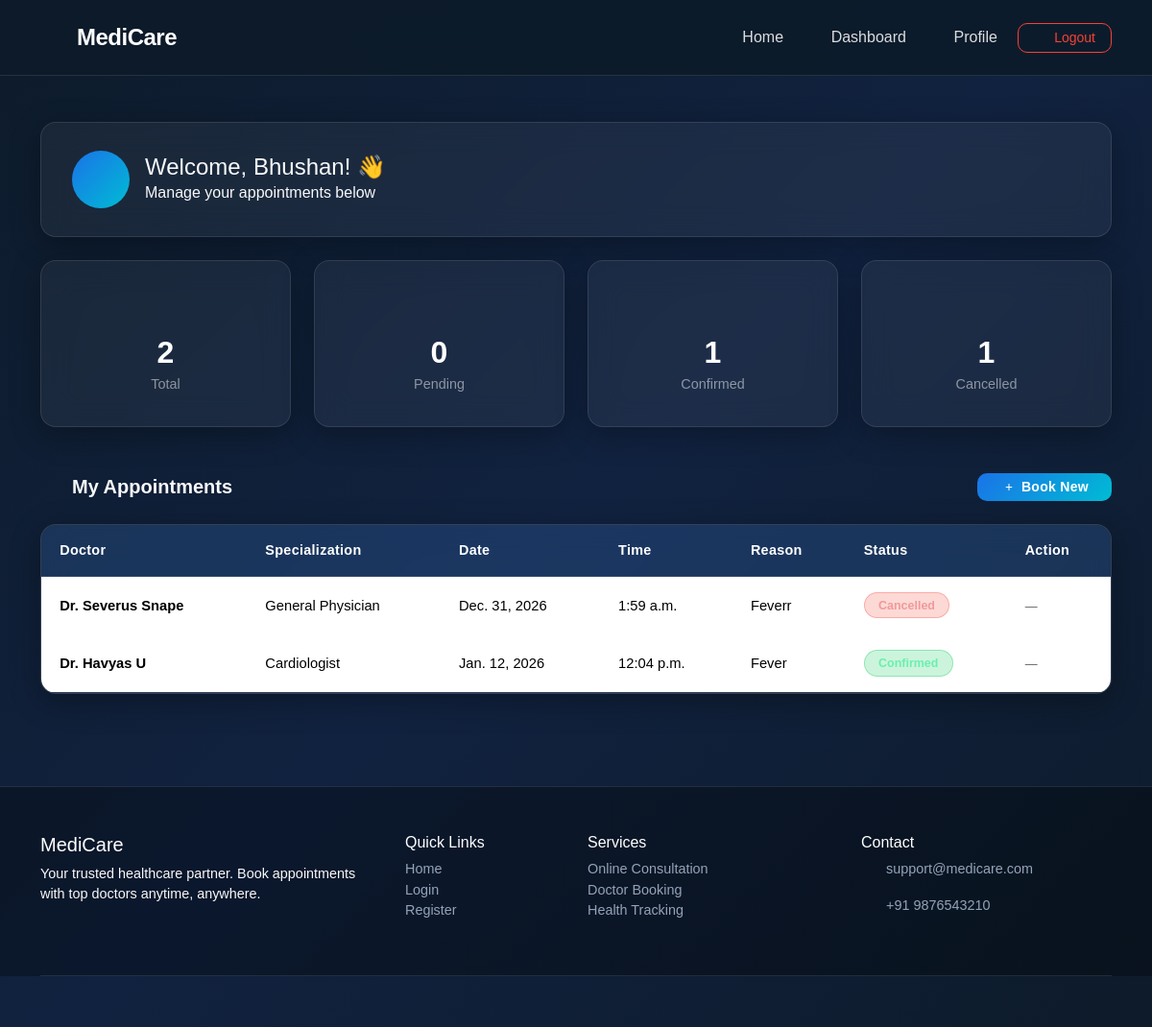
Screenshot of /patient/dashboard/ (signed in) with the database file from the repository.
### appointments/models.py (models this page shows, shortened)
class Appointment(models.Model):
    patient = models.ForeignKey(User, on_delete=models.CASCADE, related_name='patient_appointments')
    doctor = models.ForeignKey(Doctor, on_delete=models.CASCADE, related_name='doctor_appointments')
    appointment_date = models.DateField()
    appointment_time = models.TimeField()
    reason = models.TextField()
    status = models.CharField(max_length=20, choices=STATUS_CHOICES, default='pending')
    notes = models.TextField(blank=True, null=True)  # Doctor's notes after visit
    created_at = models.DateTimeField(auto_now_add=True)
    updated_at = models.DateTimeField(auto_now=True)
    class Meta:
        ordering = ['-appointment_date', '-appointment_time']

class Doctor(models.Model):
    user = models.OneToOneField(User, on_delete=models.CASCADE, related_name='doctor_profile')
    specialization = models.CharField(max_length=100, choices=SPECIALIZATION_CHOICES)
    experience_years = models.PositiveIntegerField(default=0)
    consultation_fee = models.DecimalField(max_digits=8, decimal_places=2, default=0.00)
    available_from = models.TimeField(default='09:00')
    available_to = models.TimeField(default='17:00')
    bio = models.TextField(blank=True, null=True)
    is_available = models.BooleanField(default=True)
    created_at = models.DateTimeField(auto_now_add=True)

### appointments/views.py (the view)
# urls.py: path('patient/dashboard/', views.patient_dashboard, name='patient_dashboard'),
@login_required
def patient_dashboard(request):
    appointments = Appointment.objects.filter(patient=request.user)
    doctors = Doctor.objects.filter(is_available=True)
    context = {
        'appointments': appointments,
        'doctors': doctors,
        'total': appointments.count(),
        'pending': appointments.filter(status='pending').count(),
        'confirmed': appointments.filter(status='confirmed').count(),
        'cancelled': appointments.filter(status='cancelled').count(),
    }
    return render(request, 'patient_dashboard.html', context)

### templates/patient_dashboard.html (shortened to what this page needs)
{% extends 'base.html' %}
{% block content %}
<div class="container py-5">
    <div class="dashboard-welcome glass-card mb-4">
        <div class="d-flex align-items-center gap-3">
            <div class="dash-avatar"><i class="fas fa-user"></i></div>
            <div>
                <h4 class="mb-0 text-light">Welcome, {{ user.first_name|default:user.username }}! 👋</h4>
                <p class="text-light mb-0">Manage your appointments below</p>
            </div>
        </div>
    </div>
    <div class="row g-4 mb-5">
        <div class="col-md-3 col-6">
            <div class="stat-card glass-card text-center">
                <i class="fas fa-calendar-alt stat-icon text-primary"></i>
                <h3 class="stat-number">{{ total }}</h3>
                <p class="stat-label">Total</p>
            </div>
        </div>
        <div class="col-md-3 col-6">
            <div class="stat-card glass-card text-center">
                <i class="fas fa-hourglass-half stat-icon text-warning"></i>
                <h3 class="stat-number">{{ pending }}</h3>
                <p class="stat-label">Pending</p>
            </div>
        </div>
        <div class="col-md-3 col-6">
            <div class="stat-card glass-card text-center">
                <i class="fas fa-check-circle stat-icon text-success"></i>
                <h3 class="stat-number">{{ confirmed }}</h3>
                <p class="stat-label">Confirmed</p>
            </div>
        </div>
        <div class="col-md-3 col-6">
            <div class="stat-card glass-card text-center">
                <i class="fas fa-times-circle stat-icon text-danger"></i>
                <h3 class="stat-number">{{ cancelled }}</h3>
                <p class="stat-label">Cancelled</p>
            </div>
        </div>
    </div>
    <div class="d-flex justify-content-between align-items-center mb-4">
        <h5 class="fw-bold mb-0 text-light"><i class="fas fa-calendar-check me-2 text-primary"></i>My Appointments</h5>
        <a href="{% url 'home' %}" class="btn btn-primary-custom btn-sm px-4">
            <i class="fas fa-plus me-1"></i>Book New
        </a>
    </div>
    <div class="glass-card p-0 overflow-hidden">
        <div class="table-responsive">
            <table class="table table-custom mb-0">
                <thead>
                    <tr>
                        <th>Doctor</th>
                        <th>Specialization</th>
                        <th>Date</th>
                        <th>Time</th>
                        <th>Reason</th>
                        <th>Status</th>
                        <th>Action</th>
                    </tr>
                </thead>
                <tbody>
                    {% for appt in appointments %}
                    <tr>
                        <td><strong>Dr. {{ appt.doctor.user.get_full_name }}</strong></td>
                        <td>{{ appt.doctor.specialization }}</td>
                        <td>{{ appt.appointment_date }}</td>
                        <td>{{ appt.appointment_time }}</td>
                        <td>{{ appt.reason|truncatewords:8 }}</td>
                        <td>
                            <span class="badge status-{{ appt.status }}">{{ appt.status|capfirst }}</span>
                        </td>
                        <td>
                            {% if appt.status == 'pending' %}
                            <a href="{% url 'cancel_appointment' appt.id %}" class="btn btn-sm btn-outline-danger"
                                onclick="return confirm('Cancel this appointment?')">
                                <i class="fas fa-times"></i> Cancel
                            </a>
                            {% else %}
                            <span class="text-muted small">—</span>
                            {% endif %}
                        </td>
                    </tr>
                    {% endfor %}
                </tbody>
            </table>
        </div>
    </div>
</div>
{% endblock %}

### static/css/style.css (style rules this page uses)
:root { --primary: #1a73e8; --primary-dark: #1557b0; --primary-light: #e8f0fe; --secondary: #00bcd4; --success: #00c853; --danger: #f44336; --warning: #ff9800; --dark: #0d1b2a; --dark2: #112240; --card-bg: rgba(255, 255, 255, 0.05); --card-border: rgba(255, 255, 255, 0.1); --text-light: rgba(255, 255, 255, 0.85); --text-muted: rgba(255, 255, 255, 0.5); --glass-blur: blur(16px); --radius: 16px; --radius-sm: 10px; --shadow: 0 8px 32px rgba(0, 0, 0, 0.3); --transition: all 0.3s ease; }
* { margin: 0; padding: 0; box-sizing: border-box; }
body { font-family: 'Poppins', sans-serif; background: linear-gradient(135deg, #0d1b2a 0%, #112240 50%, #0d1b2a 100%); min-height: 100vh; color: var(--text-light); background-attachment: fixed; }
.glass-card { background: var(--card-bg); backdrop-filter: var(--glass-blur); -webkit-backdrop-filter: var(--glass-blur); border: 1px solid var(--card-border); border-radius: var(--radius); padding: 1.5rem; box-shadow: var(--shadow); transition: var(--transition); }
.btn-primary-custom { background: linear-gradient(135deg, var(--primary), var(--secondary)); border: none; color: white; font-weight: 600; border-radius: var(--radius-sm); transition: var(--transition); letter-spacing: 0.3px; }
.stat-card { padding: 2rem 1rem; text-align: center; }
.stat-icon { font-size: 2rem; margin-bottom: 0.8rem; display: block; }
.stat-number { font-size: 2rem; font-weight: 700; color: white; margin-bottom: 0.2rem; }
.stat-label { color: var(--text-muted); font-size: 0.9rem; margin: 0; font-weight: 500; }
.dashboard-welcome { padding: 1.8rem 2rem; }
.dash-avatar { width: 60px; height: 60px; background: linear-gradient(135deg, var(--primary), var(--secondary)); border-radius: 50%; display: flex; align-items: center; justify-content: center; font-size: 1.5rem; color: white; flex-shrink: 0; }
.table-custom { color: var(--text-light); border-color: var(--card-border); }
.table-custom thead th { background: rgba(26, 115, 232, 0.15); color: white; font-weight: 600; border-color: var(--card-border); padding: 1rem 1.2rem; font-size: 0.9rem; letter-spacing: 0.3px; }
.table-custom tbody tr { border-color: var(--card-border); transition: var(--transition); }
.table-custom tbody td { padding: 1rem 1.2rem; vertical-align: middle; border-color: var(--card-border); font-size: 0.92rem; }
.badge { font-size: 0.78rem; padding: 0.4rem 0.9rem; border-radius: 50px; font-weight: 600; }
.status-confirmed { background: rgba(0, 200, 83, 0.2); color: #69f0ae; border: 1px solid rgba(0, 200, 83, 0.3); }
.status-cancelled { background: rgba(244, 67, 54, 0.2); color: #ef9a9a; border: 1px solid rgba(244, 67, 54, 0.3); }

### rows the page displays
Appointment: doctor.user.get_full_name "Severus Snape", doctor.specialization "General Physician", appointment_date "Dec. 31, 2026", appointment_time "1:59 a.m.", reason "Feverr", status "Cancelled"
Appointment: doctor.user.get_full_name "Havyas U", doctor.specialization "Cardiologist", appointment_date "Jan. 12, 2026", appointment_time "12:04 p.m.", reason "Fever", status "Confirmed"

### other values shown
{{ user.first_name|default:user.username }} "Bhushan"
{{ total }} "2"
{{ pending }} "0"
{{ confirmed }} "1"
{{ cancelled }} "1"
